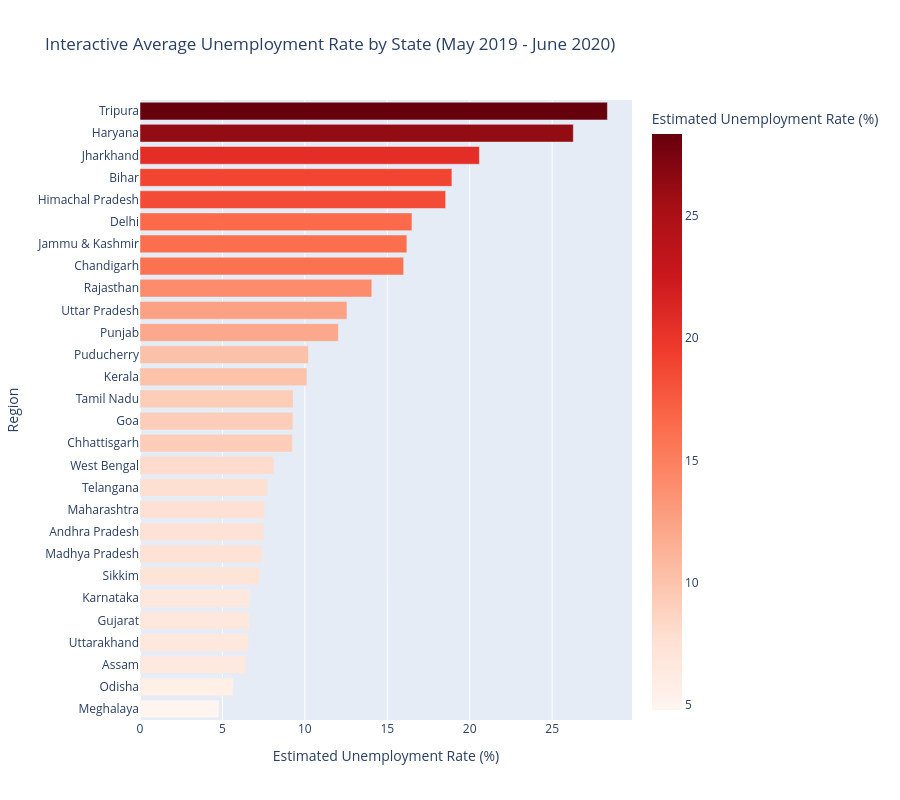

Notebook cell for this chart:
### Markdown cell above
## Step 5: Interactive Regional Analysis (Identifying Hardest-Hit States)
To figure out which states suffered the most overall, we need to calculate the average unemployment rate for each specific region across the entire dataset. We will use an interactive horizontal bar chart so we can easily read the state names and hover for exact numbers.

1. **`groupby('Region')`**: Groups the data by state.
2. **`.mean()`**: Calculates the average of the numerical columns for each state.
3. **`px.bar()`**: Plotly Express's function to generate the bar chart.
4. **`color='Estimated Unemployment Rate (%)'`**: This automatically applies a color gradient (heatmap style) to the bars based on how high the unemployment rate is.

### Code cell
# 1. Group the data by Region and calculate the average unemployment rate
regional_unemployment = df_india.groupby('Region')['Estimated Unemployment Rate (%)'].mean().reset_index()

# 2. Sort the values from highest to lowest (ascending=False)
regional_unemployment = regional_unemployment.sort_values(by='Estimated Unemployment Rate (%)')

# 3. Create the interactive horizontal bar chart
fig = px.bar(
    regional_unemployment, 
    x='Estimated Unemployment Rate (%)', 
    y='Region', 
    orientation='h',  # 'h' forces a horizontal bar chart
    color='Estimated Unemployment Rate (%)', # Map colors to the unemployment value
    color_continuous_scale='Reds',           # Use a red color scale (darker red = worse unemployment)
    title='Interactive Average Unemployment Rate by State (May 2019 - June 2020)',
    height=800  # Make the chart tall enough to comfortably fit all 28 states
)

# 4. Display the interactive chart
fig.show()

### Figure 1 — Plotly figure (JSON) as saved in the notebook; plotly's stock layout.template omitted (floating-point values rounded to 4 significant figures)
{"data": [{"hovertemplate": "Estimated Unemployment Rate (%)=%{marker.color}<br>Region=%{y}<extra></extra>", "legendgroup": "", "marker": {"color": [4.799, 5.658, 6.428, 6.583, 6.664, 6.676, 7.249, 7.406, 7.477, 7.558, 7.738, 8.125, 9.24, 9.274, 9.284, 10.12, 10.21, 12.03, 12.55, 14.06, 15.99, 16.19, 16.5, 18.54, 18.92, 20.59, 26.28, 28.35], "coloraxis": "coloraxis", "pattern": {"shape": ""}}, "name": "", "orientation": "h", "showlegend": false, "textposition": "auto", "type": "bar", "x": [4.799, 5.658, 6.428, 6.583, 6.664, 6.676, 7.249, 7.406, 7.477, 7.558, 7.738, 8.125, 9.24, 9.274, 9.284, 10.12, 10.21, 12.03, 12.55, 14.06, 15.99, 16.19, 16.5, 18.54, 18.92, 20.59, 26.28, 28.35], "xaxis": "x", "y": ["Meghalaya", "Odisha", "Assam", "Uttarakhand", "Gujarat", "Karnataka", "Sikkim", "Madhya Pradesh", "Andhra Pradesh", "Maharashtra", "Telangana", "West Bengal", "Chhattisgarh", "Goa", "Tamil Nadu", "Kerala", "Puducherry", "Punjab", "Uttar Pradesh", "Rajasthan", "Chandigarh", "Jammu & Kashmir", "Delhi", "Himachal Pradesh", "Bihar", "Jharkhand", "Haryana", "Tripura"], "yaxis": "y"}], "layout": {"barmode": "relative", "coloraxis": {"autocolorscale": false, "colorbar": {"title": {"text": "Estimated Unemployment Rate (%)"}}, "colorscale": [[0, "rgb(255,245,240)"], [0.125, "rgb(254,224,210)"], [0.25, "rgb(252,187,161)"], [0.375, "rgb(252,146,114)"], [0.5, "rgb(251,106,74)"], [0.625, "rgb(239,59,44)"], [0.75, "rgb(203,24,29)"], [0.875, "rgb(165,15,21)"], [1, "rgb(103,0,13)"]]}, "height": 800, "legend": {"tracegroupgap": 0}, "title": {"text": "Interactive Average Unemployment Rate by State (May 2019 - June 2020)"}, "xaxis": {"anchor": "y", "domain": [0, 1], "title": {"text": "Estimated Unemployment Rate (%)"}}, "yaxis": {"anchor": "x", "domain": [0, 1], "title": {"text": "Region"}}}}
